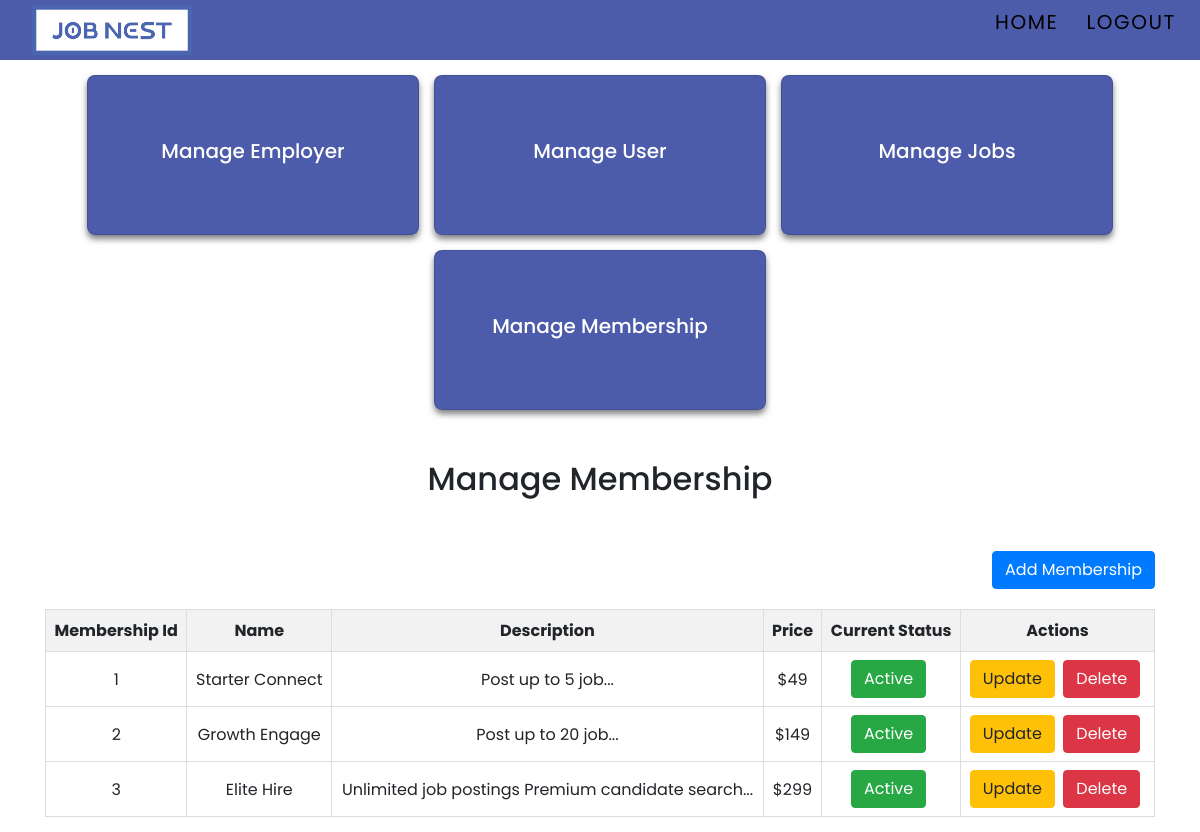
/Admin/managemembership.php (signed in), run on the app's committed database.
### tables this page shows
CREATE TABLE `tbl_membership` (
  `Membership_id` int(11) NOT NULL,
  `Name` varchar(50) NOT NULL,
  `Description` varchar(255) NOT NULL,
  `Price` float NOT NULL,
  `Status` int(11) NOT NULL
);

### Admin/managemembership.php (the view, shortened to what this page needs)
<?php include 'adminheader.php';
$sql = "SELECT Membership_id, Name, Description, Price, Status FROM tbl_membership";
$result = $dbconnection->query($sql);
$memberships = [];
if ($result->num_rows > 0) {
    while($row = $result->fetch_assoc()) {
        $memberships[] = $row;
    }
} else {
    echo "<h2>No memberships added<h2>";
}
?>
<!DOCTYPE html>
<html>
<head>
    <link rel="stylesheet" href="https://stackpath.bootstrapcdn.com/bootstrap/4.5.2/css/bootstrap.min.css">
</head>
<body>
<div class="container">
    <h2> Manage Membership</h2>
    <div class="table-container">
    <div style="text-align: right; margin-bottom: 20px;">
        <a href="addmembership.php" class="btn btn-primary">Add Membership</a>
    </div>
    <table>
        <thead>
            <tr>
                <th>Membership Id</th>
                <th>Name</th>
                <th>Description</th>
                <th>Price</th>
                <th>Current Status</th>
                <th>Actions</th>
            </tr>
        </thead>
        <tbody>
        <?php
        function truncateText($text, $maxWords) {
            $wordArray = explode(" ", $text);
            if (count($wordArray) > $maxWords) {
                $text = implode(" ", array_slice($wordArray, 0, $maxWords)) . '...';
            }
            return $text;
        }
        foreach ($memberships as $membership): ?>
            <tr>
            <td><?php echo htmlspecialchars($membership['Membership_id']); ?></td>
            <td><?php echo htmlspecialchars($membership['Name']); ?></td>
            <td><?php echo htmlspecialchars(truncateText($membership['Description'], 5)); ?></td>
            <td>$<?php echo htmlspecialchars($membership['Price']); ?></td>
            <td><form method="post" action="">
                        <center>
                            <button type="submit" class="btn <?php echo $membership['Status'] ? 'btn-success' : 'btn-danger'; ?>" name="toggle_status">
                                <?php echo $membership['Status'] ? 'Active' : 'Inactive'; ?>
                            </button>
                        </center>
                </form>
            </td>
            <td>
                    <a href="addmembership.php?membership_id=<?php echo $membership['Membership_id']; ?>" class="btn btn-warning">Update</a>&nbsp;
                    <button onclick="deleteMembership(<?php echo $membership['Membership_id']; ?>);" class="btn btn-danger">Delete</button>
                </td>
            </tr>
        <?php endforeach; ?>
        </tbody>
    </table>
</div>
</body>
</html>

### Admin/managemembership.php (style rules this page uses)
* { margin: 0; padding: 0; box-sizing: border-box; font-family: 'Poppins','Open Sans',Arial; }
body { min-height: 100vh; background-size: cover; background-position: center; }
.container { display: flex; justify-content: center; align-items: center; flex-wrap: wrap; gap: 15px; padding: 15px; }
.table-container { width: 100%; overflow-x: auto; margin-top: 30px; }
table { width: 100%; border-collapse: collapse; table-layout: auto; }
th, td { border: 1px solid #dddddd; text-align: center; padding: 8px; }
th { background-color: #f2f2f2; }
td button { margin-right: 5px; cursor: pointer; }
h2 { text-align: center; margin-top: 20px; }

### data on the page
tbl_membership: Membership_id "1", Name "Starter Connect", Description "Post up to 5 job...", Price "49", Status "Active"
tbl_membership: Membership_id "2", Name "Growth Engage", Description "Post up to 20 job...", Price "149", Status "Active"
tbl_membership: Membership_id "3", Name "Elite Hire", Description "Unlimited job postings Premium candidate search...", Price "299", Status "Active"
